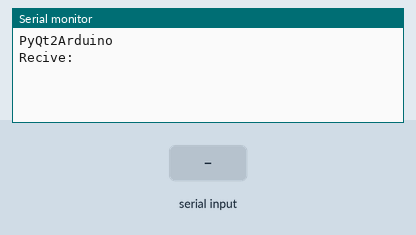
The sketch below on a simulated Arduino Uno, built with avr-gcc and run on an emulated ATmega328P. Parts: the last lines printed to the serial monitor. The test bench sets the inputs (shaded band).

Above: at 1.2 s.
1.3 s: "1" received over Serial
At 2.7 s:
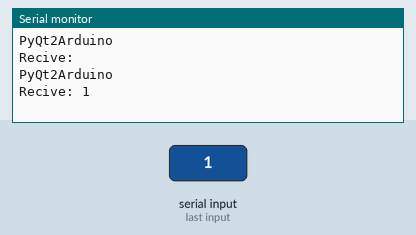
2.8 s: "0" received over Serial
At 4.2 s:
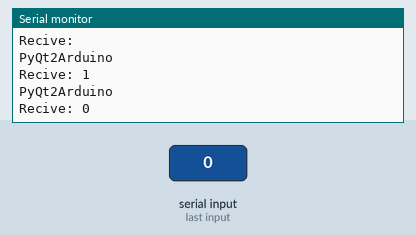
4.3 s: "2" received over Serial
At 5.9 s:
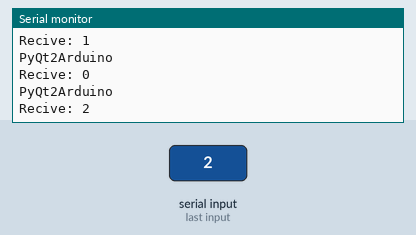

Measured:
- after the input at 1.3 s, the serial monitor: prints a new line after 1.2 s (image 1)
- after the input at 2.8 s, the serial monitor: prints a new line after 1.2 s (image 2)
- after the input at 4.3 s, the serial monitor: prints a new line after 1.2 s (image 3)

The sketch:

Send_Recive.ino
```cpp
String incoming = "";
void setup() {
  // put your setup code here, to run once:
  Serial.begin(9600);
}

void loop() {
  // put your main code here, to run repeatedly:
  Serial.println("PyQt2Arduino");
  incoming = Serial.readString();
  Serial.print("Recive: ");
  Serial.println(incoming);
  delay(500);
}
```
